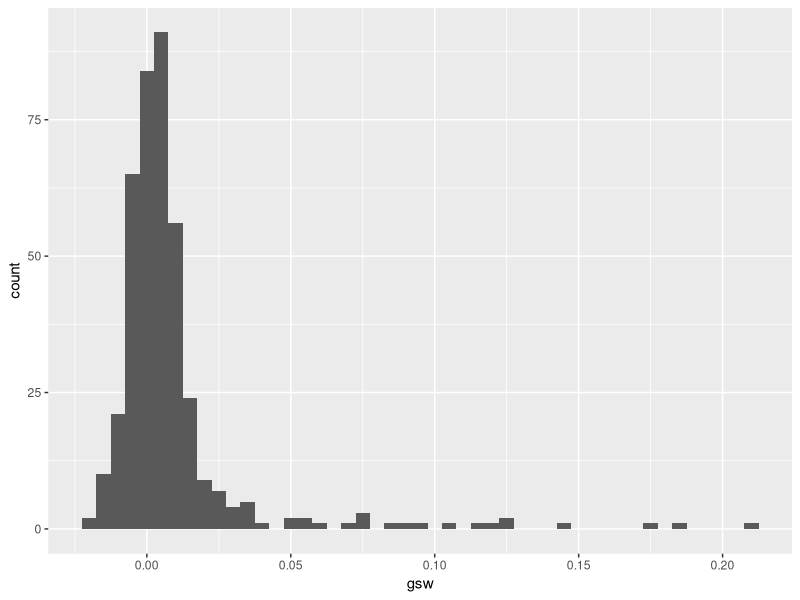
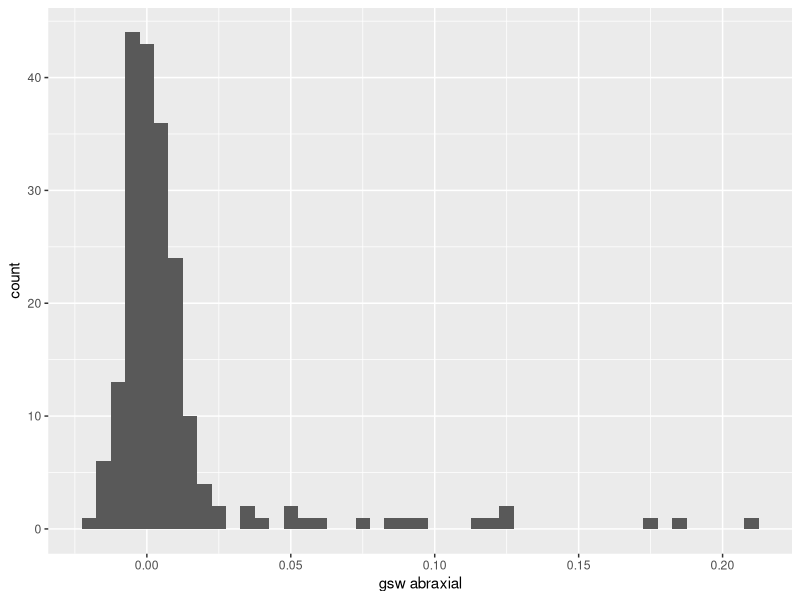
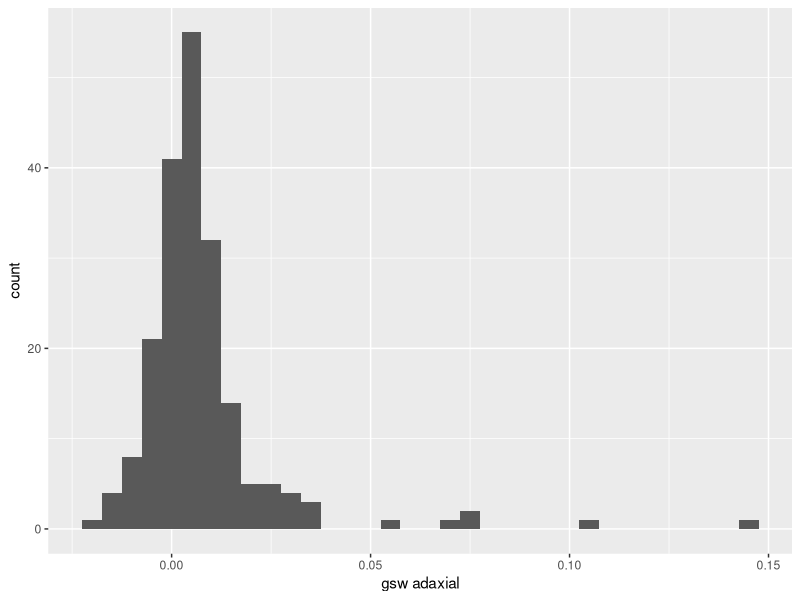

The R script that drew these images, in order:
## ---- chunk 1
library(tidyverse)

# load data
petal = read.csv("petal.csv")
porometer = read.csv('porometer.csv')

# filter porometer by petal side
gsw_ab = filter(porometer,Petal.side=="bottom")
gsw_ad = filter(porometer,Petal.side=="top")

# porometer histogram
p1 = ggplot(porometer,aes(x=gsw)) + 
  geom_histogram(binwidth = 0.005) +
  xlab("gsw") +
  ylab("count")
p1

# gsw abraxial histogram
p2 = ggplot(gsw_ab,aes(x=gsw)) + 
  geom_histogram(binwidth = 0.005) +
  xlab("gsw abraxial") +
  ylab("count")
p2

# gsw adaxial histrogram
p3 = ggplot(gsw_ad,aes(x=gsw)) + 
  geom_histogram(binwidth = 0.005) +
  xlab("gsw adaxial") +
  ylab("count")
p3
